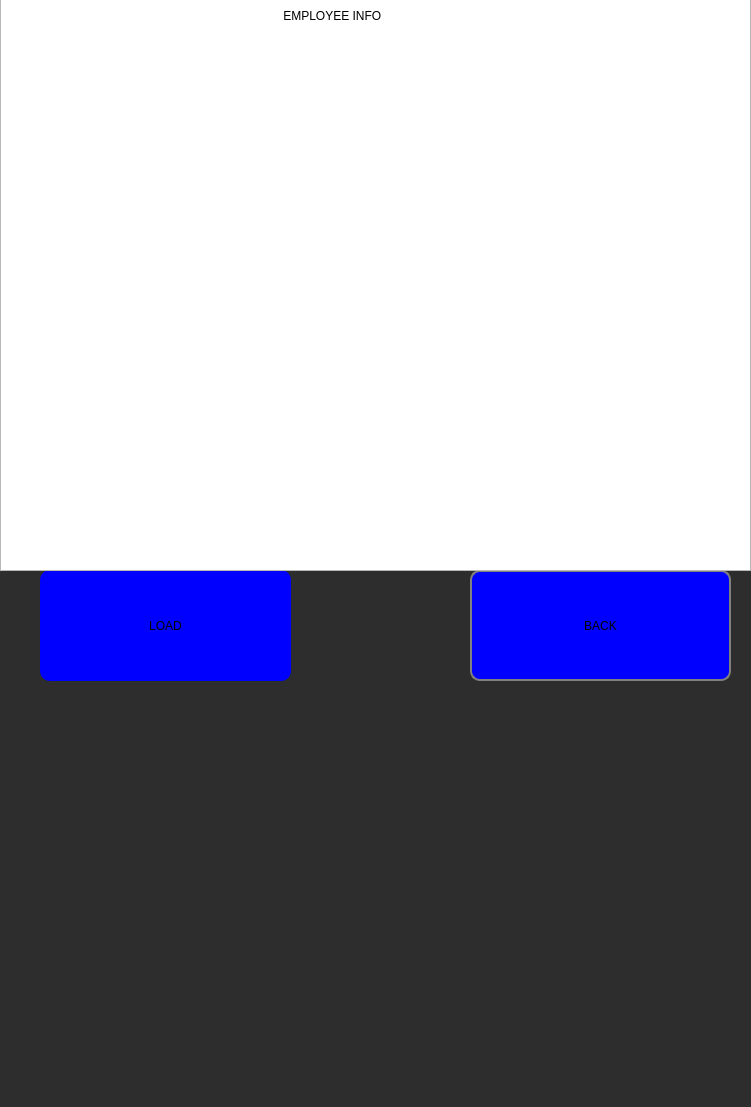
<?xml version="1.0" encoding="UTF-8"?>
<ui version="4.0">
 <class>employeeinfo</class>
 <widget class="QDialog" name="employeeinfo">
  <property name="geometry">
   <rect>
    <x>0</x>
    <y>0</y>
    <width>751</width>
    <height>1107</height>
   </rect>
  </property>
  <property name="windowTitle">
   <string>Dialog</string>
  </property>
  <property name="styleSheet">
   <string notr="true">#employeeinfo
{
	background:#2D2D2D;
}</string>
  </property>
  <widget class="QLabel" name="loadconnection">
   <property name="geometry">
    <rect>
     <x>180</x>
     <y>780</y>
     <width>391</width>
     <height>61</height>
    </rect>
   </property>
   <property name="text">
    <string/>
   </property>
  </widget>
  <widget class="QPushButton" name="BackButton">
   <property name="geometry">
    <rect>
     <x>470</x>
     <y>570</y>
     <width>261</width>
     <height>111</height>
    </rect>
   </property>
   <property name="styleSheet">
    <string notr="true">QPushButton#BackButton {
     border: 2px solid gray;
     border-radius: 10px;
     padding: 0 8px;
     background: blue;
     selection-background-color: darkgray;
 }</string>
   </property>
   <property name="text">
    <string>BACK</string>
   </property>
  </widget>
  <widget class="QPushButton" name="Com">
   <property name="geometry">
    <rect>
     <x>40</x>
     <y>570</y>
     <width>251</width>
     <height>111</height>
    </rect>
   </property>
   <property name="styleSheet">
    <string notr="true">QPushButton#Com {
    Q
     border: 2px solid gray;
     border-radius: 10px;
     padding: 0 8px;
     background: blue;
     selection-background-color: darkgray;
 }</string>
   </property>
   <property name="text">
    <string>LOAD</string>
   </property>
  </widget>
  <widget class="QTableView" name="load_tableView">
   <property name="geometry">
    <rect>
     <x>0</x>
     <y>-10</y>
     <width>751</width>
     <height>581</height>
    </rect>
   </property>
   <property name="styleSheet">
    <string notr="true"/>
   </property>
  </widget>
  <widget class="QLabel" name="label">
   <property name="geometry">
    <rect>
     <x>210</x>
     <y>0</y>
     <width>311</width>
     <height>31</height>
    </rect>
   </property>
   <property name="text">
    <string/>
   </property>
   <property name="pixmap">
    <pixmap resource="images.qrc">:/Assets/top_bar.png</pixmap>
   </property>
  </widget>
  <widget class="QLabel" name="label_2">
   <property name="geometry">
    <rect>
     <x>280</x>
     <y>5</y>
     <width>151</width>
     <height>21</height>
    </rect>
   </property>
   <property name="text">
    <string> EMPLOYEE INFO</string>
   </property>
  </widget>
 </widget>
 <resources>
  <include location="images.qrc"/>
 </resources>
 <connections/>
</ui>
